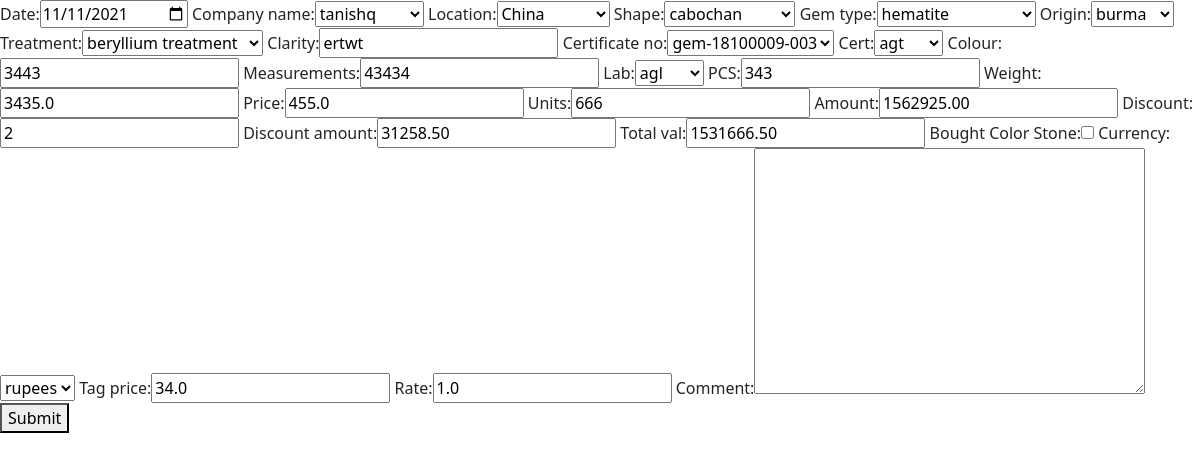
The page /update_cs/24/ (signed in) on the database as committed earlier.
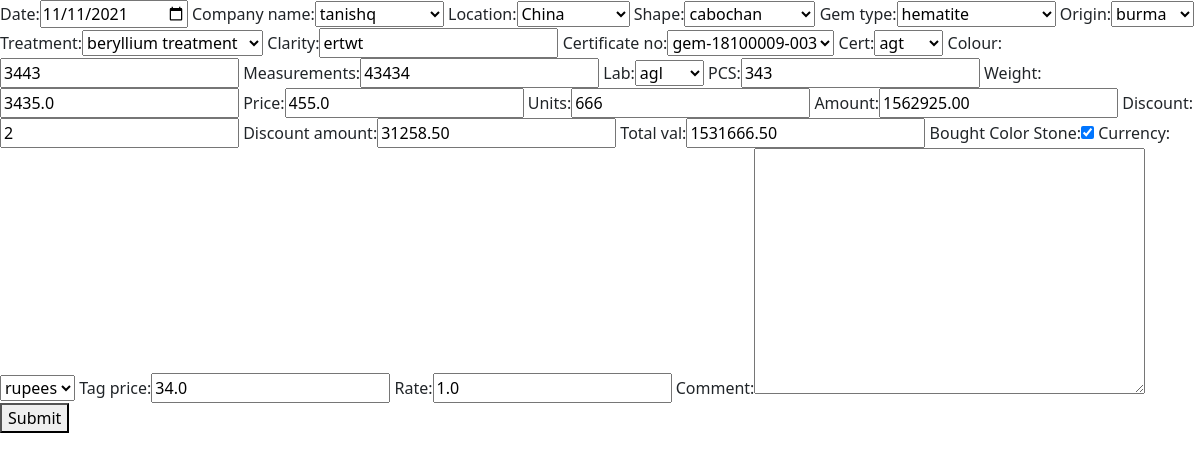
The same page on the database as committed later.
### firstapp/models.py (models this page shows, shortened)
class PurchaseOfColorStones(models.Model):
    date = models.DateField()
    company_name = models.ForeignKey('CompanyInfo', on_delete=PROTECT)
    location = models.ForeignKey('location', on_delete=models.PROTECT, null=True)
    shape = models.ForeignKey(
        'shape_cs', on_delete=models.PROTECT, blank=True)
    gem_type = models.ForeignKey(
        'gemtype', on_delete=models.PROTECT, blank=True)
    origin = models.ForeignKey(
        'Origin_cs', on_delete=models.PROTECT, blank=True)
    Treatment = models.ForeignKey(
        'Treatment_cs', on_delete=models.PROTECT, blank=True)
    Clarity = models.CharField(max_length=30,null=True,blank=True)
    certificate_no = models.ForeignKey(
        'cert_no_cs', on_delete=models.PROTECT, blank=True)
    cert = models.ForeignKey(
        'certificate', on_delete=models.PROTECT, null=True, blank=True)
    colour = models.CharField(max_length=30)
    measurements = models.CharField(max_length=30,blank=True,null=True)
    lab = models.ForeignKey('Lab_cs', on_delete=models.PROTECT, blank=True)
    PCS = models.IntegerField()
    Weight = models.FloatField(null=True)
    Price = models.FloatField()
    units = models.CharField(max_length=30,blank=True,null=True)
    amount = models.DecimalField(decimal_places=2, max_digits=9)
    discount = models.PositiveSmallIntegerField(blank=True, null=True)
    discount_amount = models.DecimalField(
        decimal_places=2, max_digits=9, blank=True, null=True)
    total_val = models.DecimalField(
        decimal_places=2, max_digits=9, blank=True, null=True)
    purchaseapv = models.BooleanField(default=False)
    currency = models.ForeignKey('currencies', on_delete=models.PROTECT)
    tag_price = models.FloatField()
    rate = models.FloatField(null=True,blank=True)
    comment = models.TextField(max_length=3000, blank=True, null=True, default="")

### firstapp/views.py (the view, shortened to what this page needs)
# urls.py: path('update_cs/<str:ck>/', views.update_cs, name="update_cs"),
@login_required
def update_cs(request, ck):
    cs_obj = PurchaseOfColorStones.objects.get(id=ck)
    form5 = POCSForm(instance=cs_obj)
    context = {'form5': form5}
    return render(request, 'update_cs.html', context)

### firstapp/forms.py
class POCSForm(forms.ModelForm):
    class Meta:
        model = PurchaseOfColorStones
        fields = "__all__"
        labels = {'purchaseapv': 'Bought Color Stone'}
        widgets = {'date': DateInput(), 'comment': forms.Textarea(attrs={'size': '40'})}

### firstapp/models.py (called while the page is built)
    def __str__(self):
        return self.place

    def __str__(self):
        return self.gem

    def __str__(self):
         return self.company_name

    def __str__(self):
        return self.cert

    def __str__(self):
        return self.currency

    def __str__(self):
        return self.org

    def __str__(self):
        return self.lab

    def __str__(self):
        return self.treatment

    def __str__(self):
        return self.shape

    def __str__(self):
        return self.cert

### firstapp/templates/update_cs.html (shortened to what this page needs)
<!DOCTYPE html>
<html lang="en">
<head>
    <link href="https://cdn.jsdelivr.net/npm/bootstrap@5.0.2/dist/css/bootstrap.min.css" rel="stylesheet"
>
</head>
<body>
    <form method="POST">
        {% csrf_token %} {{form5}}
        <button type="submit">Submit</button>
</body>
</html>

Rows that differ between the two databases and show on the page:
changed PurchaseOfColorStones "China": purchaseapv "☐" → "☑"
